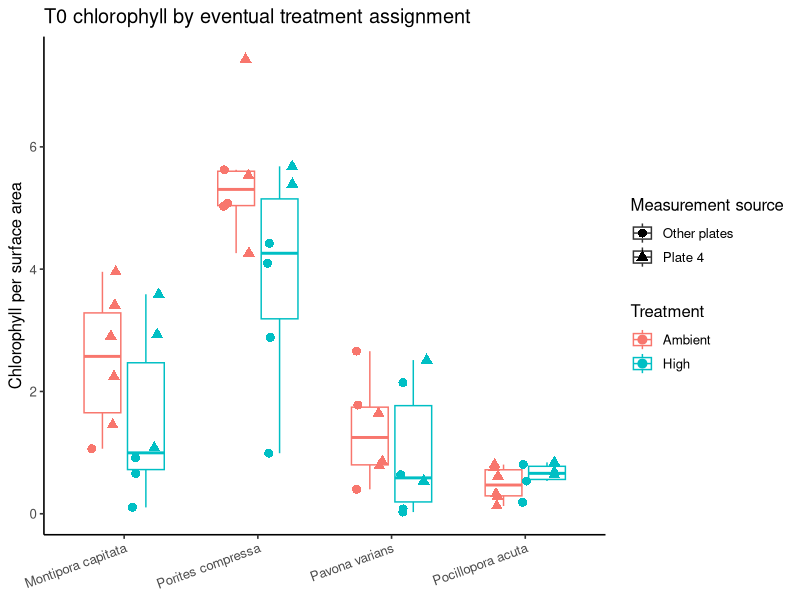

Write R code to recreate this figure.
suppressPackageStartupMessages(library(ggplot2))
d <- read.csv('output/reviews/chla_t0_audit/chla_t0_input.csv')
p4 <- read.csv('Data/plate4.csv')$Frag.ID
d$Plate <- ifelse(d$Frag.ID %in% p4, 'Plate 4', 'Other plates')
d$Species <- factor(gsub('_',' ',d$Species), levels=c('Montipora capitata','Porites compressa','Pavona varians','Pocillopora acuta'))
d$Treatment <- factor(d$Treatment,levels=c('Ambient','High'))
p <- ggplot(d,aes(Species,ChlaSA,colour=Treatment,shape=Plate)) +
 geom_boxplot(aes(group=interaction(Species,Treatment)),position=position_dodge(.65),width=.55,outlier.shape=NA,alpha=.15) +
 geom_jitter(position=position_jitterdodge(dodge.width=.65,jitter.width=.08),size=2.7) +
 scale_shape_manual(values=c('Other plates'=16,'Plate 4'=17)) +
 labs(title='T0 chlorophyll by eventual treatment assignment',x=NULL,y='Chlorophyll per surface area',colour='Treatment',shape='Measurement source') +
 theme_classic(base_size=12)+theme(axis.text.x=element_text(angle=20,hjust=1))
ggsave('output/reviews/chla_t0_audit/chla_all_T0_plate4_triangles.png',p,width=9,height=5,dpi=220)
